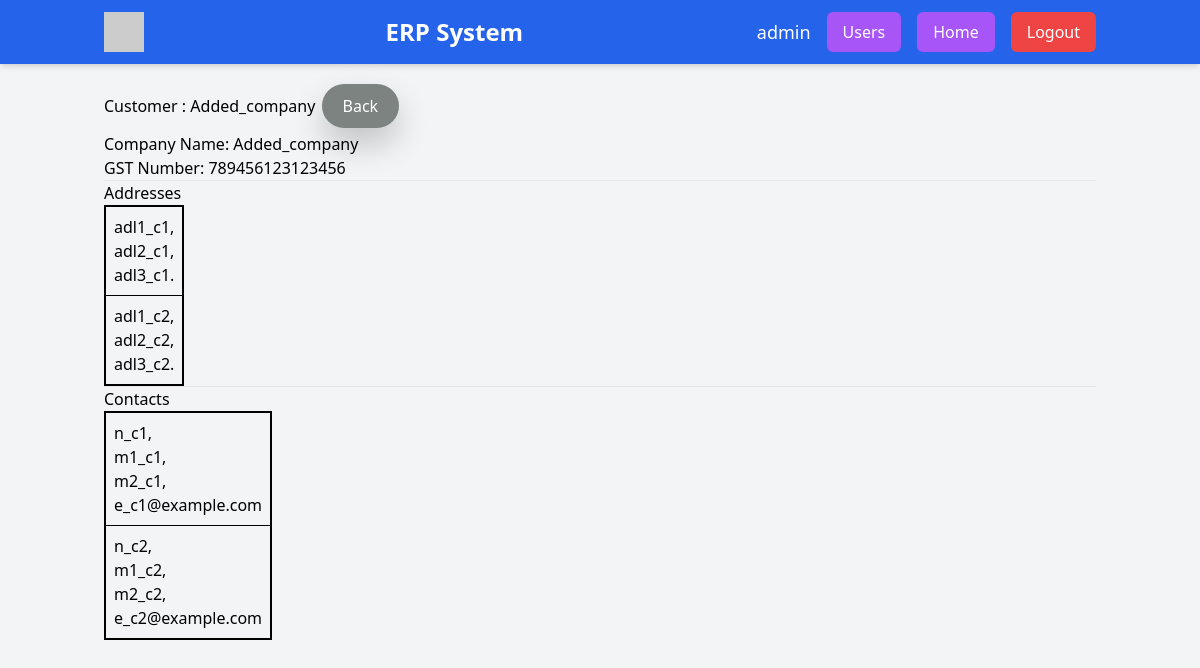
Page /customers/customer_list/3 (signed in) on the earlier database version.
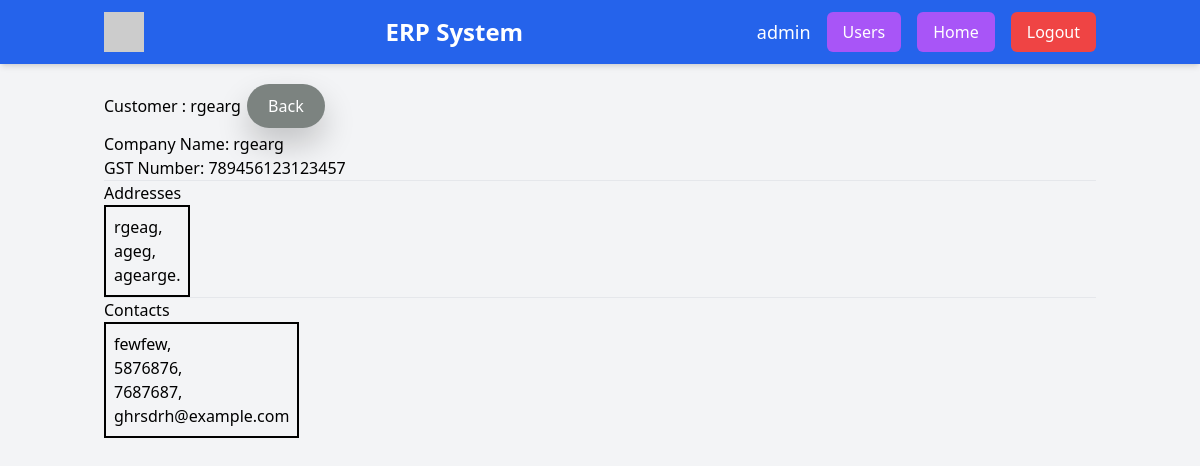
Same page on the later database version.
### models.py (models this page shows, shortened)
class USER(UserMixin, DB.Model):
    id = DB.Column(DB.Integer, primary_key=True)
    role_id = DB.Column(DB.Integer, DB.ForeignKey('role.id'), nullable=False)
    username = DB.Column(DB.String(256), unique=True, nullable=False)
    password = DB.Column(DB.String(128), nullable=False)
    role = DB.relationship('ROLE', backref='users')
    deleted = DB.Column(DB.Boolean, nullable=False, default=False, index=True)

class CUSTOMER(DB.Model):
    __tablename__ = 'customer'
    id = DB.Column(DB.Integer, primary_key=True)
    company_name = DB.Column(DB.String(256), unique=True, nullable=False)
    gst_number = DB.Column(DB.String(15), unique=True, nullable=False)
    deleted = DB.Column(DB.Boolean, nullable=False, default=False, index=True)
    addresses = DB.relationship('CUSTOMER_ADDRESSES', backref = 'customer', lazy = 'dynamic', cascade = 'all')
    contacts = DB.relationship('CUSTOMER_CONTACTS', backref = 'customer', lazy = 'dynamic', cascade = 'all')

class CUSTOMER_ADDRESSES(DB.Model):
    id = DB.Column(DB.Integer, primary_key=True)
    customer_id = DB.Column(DB.Integer, DB.ForeignKey('customer.id'), nullable=False)
    address_line1 = DB.Column(DB.String(128), nullable=False)
    address_line2 = DB.Column(DB.String(128))
    address_line3 = DB.Column(DB.String(128))
    default_address = DB.Column(DB.Boolean, nullable=False, default=False, index=True)
    deleted = DB.Column(DB.Boolean, nullable=False, default=False, index=True)

class CUSTOMER_CONTACTS(DB.Model):
    id = DB.Column(DB.Integer, primary_key=True)
    customer_id = DB.Column(DB.Integer, DB.ForeignKey('customer.id'), nullable=False)
    name = DB.Column(DB.String(64), nullable=False)
    mobile_number1 = DB.Column(DB.String(15), nullable=False)
    mobile_number2 = DB.Column(DB.String(15))
    email = DB.Column(DB.String(254), nullable=False)
    default_contact = DB.Column(DB.Boolean, nullable=False, default=False, index=True)
    deleted = DB.Column(DB.Boolean, nullable=False, default=False, index=True)

### routes/customers.py (the view)
@customers_bp.route('/customer_list/<int:customer_id>')
@login_required
def customer_detail(customer_id):
    customer = DB.session.execute(
        DB.select(
            CUSTOMER.company_name,
            CUSTOMER.gst_number
        )
        .where(CUSTOMER.id == customer_id)
    ).mappings().all()
    addresses = DB.session.execute(
        DB.select(
            CUSTOMER_ADDRESSES.address_line1,
            CUSTOMER_ADDRESSES.address_line2,
            CUSTOMER_ADDRESSES.address_line3
        )
        .where(CUSTOMER_ADDRESSES.customer_id == customer_id)
    ).mappings().all()
    contacts = DB.session.execute(
        DB.select(
            CUSTOMER_CONTACTS.name,
            CUSTOMER_CONTACTS.mobile_number1,
            CUSTOMER_CONTACTS.mobile_number2,
            CUSTOMER_CONTACTS.email
        )
        .where(CUSTOMER_CONTACTS.customer_id == customer_id)
    ).mappings().all()
    return render_template('customer_detailed.html', customer_html_var =customer, addresses_html_var = addresses, contacts_html_var = contacts)

### app.py (called while the page is built)
@login_manager.user_loader
def load_user(user_id):
    return USER.query.get(int(user_id))

### templates/customer_detailed.html
{% extends 'base.html' %}
{% block title %}Customer : {{ customer_html_var[0].company_name }}
<a href="{{ url_for('customers.customer_list') }}">
    <button type="submit" class="button button_grey">Back</button>
</a>
{% endblock %}
{% block content %}
<h1>Company Name: {{ customer_html_var[0].company_name }}</h1>
<p>GST Number: {{ customer_html_var[0].gst_number }}</p>
<hr>
<h2>Addresses</h2>
<table class="table_bordered">
    {% for row in addresses_html_var %}
    <tr><td>{{ row.address_line1 }},<br>{{ row.address_line2 }},<br>{{ row.address_line3 }}.<br></td></tr>
    {% else %}
    <tr>Placeholder</tr>
    {% endfor %}
</table>
<hr>
<h2>Contacts</h2>
<table class="table_bordered">
  {% for row in contacts_html_var %}
    <tr><td>{{ row.name }},<br>{{ row.mobile_number1 }},<br>{{ row.mobile_number2 }},<br>{{ row.email }}<br></td></tr>
  {% else %}
    <tr>Placeholder</tr>
  {% endfor %}
</table>
{% endblock %}

### templates/base.html (shortened to what this page needs)
<!DOCTYPE html>
<html lang="en">
<head>
    <script src="https://cdn.tailwindcss.com"></script>
</head>
<body class="bg-gray-100 font-sans">
    <header class="fixed top-0 left-0 w-full bg-blue-600 text-white shadow-md z-10">
        <div class="container mx-auto flex items-center justify-between h-16 px-4">
            <div class="flex items-center">
                <img src="https://via.placeholder.com/40" alt="ERP Logo" class="h-10 w-10 mr-2">
            </div>
            <div class="flex-1 text-center">
                <h1 class="text-2xl font-bold">ERP System</h1>
            </div>
            <div id="userSection" class="flex items-center space-x-4">
                {% if current_user.is_authenticated %}
                <span id="username" class="text-lg">{{ current_user.username}}</span>
                    {% if current_user.role.role_name == 'admin' and request.path != url_for('users.manage_users') %}
                        <a href="{{ url_for('users.manage_users') }}"><button id="UsersButton" class="bg-purple-500 hover:bg-purple-600 text-white px-4 py-2 rounded-md">Users</button></a>
                    {% endif %}
                    {% if request.path != url_for('home') %}
                        <a href="{{ url_for('home') }}"><button id="UsersButton" class="bg-purple-500 hover:bg-purple-600 text-white px-4 py-2 rounded-md">Home</button></a>
                    {% endif %}
                <a href="{{ url_for('auth.logout') }}"><button id="logoutButton" class="bg-red-500 hover:bg-red-600 text-white px-4 py-2 rounded-md">Logout</button></a>
                {% endif %}
            </div>
        </div>
    </header>
    <main class="container mx-auto p-4">
        {% block title %}<h2 class="text-xl font-semibold mb-4" align="center"></h2>Welcome to ERP system</h2>{% endblock %}
        {% block content %}Default Text{% endblock %}
    </main>
</body>
</html>

### templates/base.html (style rules this page uses)
body { padding-top: 64px; }
.button { border: none; color: white; padding: 10px 21px; text-align: center; text-decoration: none; display: inline-block; font-size: 16px; margin: 4px 2px; cursor: pointer; border-radius: 24px; box-shadow: 0 16px 32px rgba(0, 0, 0, 0.2); }
.button_grey { background-color: #7c8380; transition: background-color 0.3s ease; }
.table_bordered { border: 2px solid; border-collapse: collapse; }
.table_bordered th, .table_bordered td { border: 1px solid black; padding: 8px; }

Differences in the rows shown:
removed CUSTOMER_ADDRESSES: address_line1 "adl1_c2", address_line2 "adl2_c2", address_line3 "adl3_c2"
removed CUSTOMER_CONTACTS: name "n_c2", mobile_number1 "m1_c2", mobile_number2 "m2_c2", email "e_c2@example.com"
changed CUSTOMER: company_name "Added_company" → "rgearg"; gst_number "789456123123456" → "789456123123457"
Other differences:
new list line: "rgeag ageg agearge"
new list line: "fewfew 5876876 7687687 ghrsdrh@example.com"
list line gone: "adl1_c1 adl2_c1 adl3_c1"
list line gone: "n_c1 m1_c1 m2_c1 e_c1@example.com"
